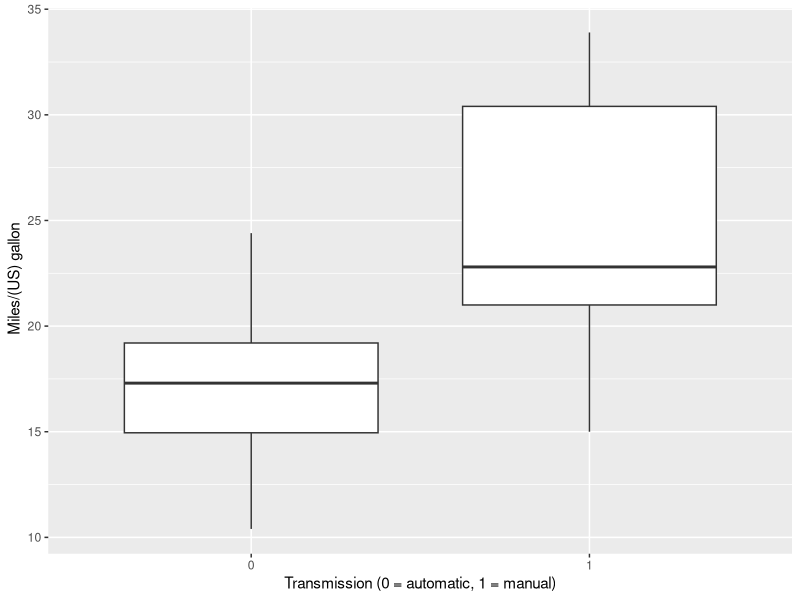
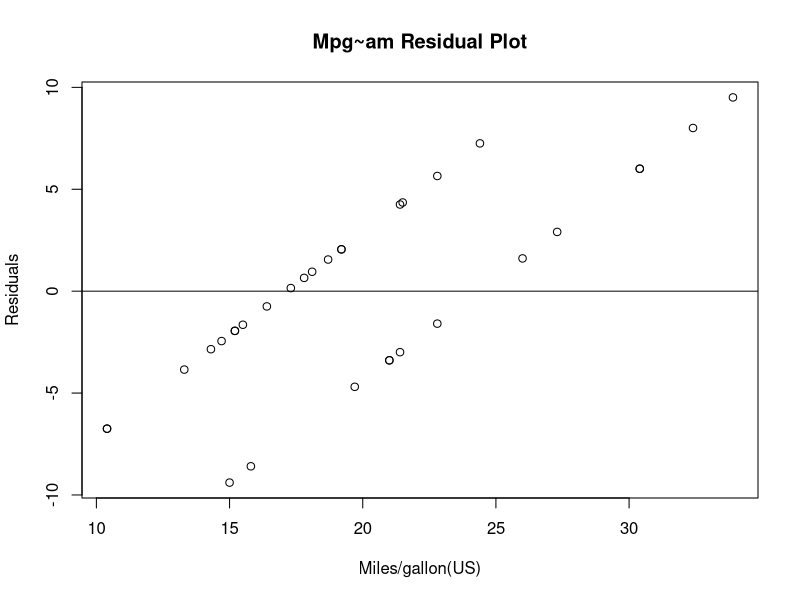
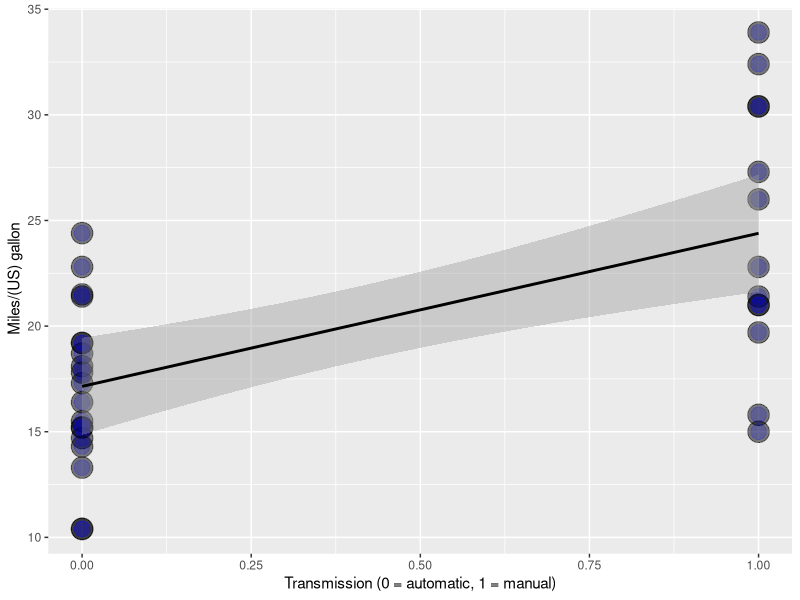
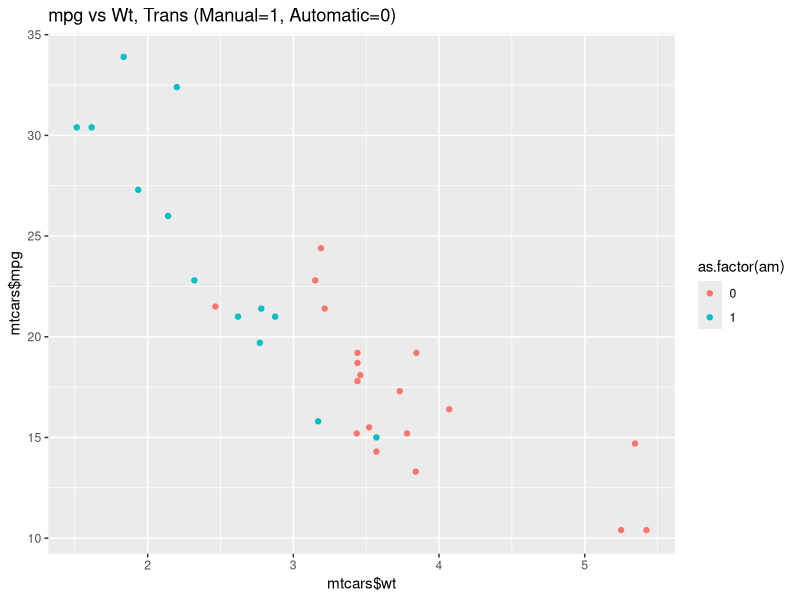
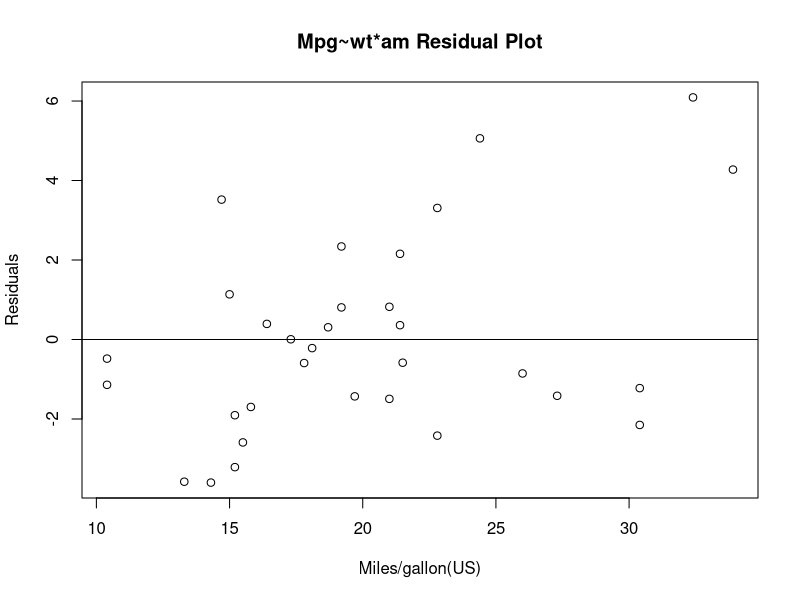

These charts were generated, in order, by the following R code:
## ---- chunk 1
knitr::opts_chunk$set(echo = TRUE)
rm(list=ls())
## ---- chunk 2

y <- mtcars$mpg
x <- mtcars$am
# check for nas 
sapply(mtcars,function(x) sum(is.na(x)))
sapply(mtcars, function(x) length(unique(x)))
## ---- chunk 3
fit1 <- lm(mpg ~ am , data= mtcars)
#summary(fit1)

e <- resid(fit1)
## ---- chunk 4
library(ggplot2)
g = ggplot(mtcars, aes(x=factor(am), y=mpg)) + geom_boxplot()
g = g + ylab(" Miles/(US) gallon")
g = g + xlab("Transmission (0 = automatic, 1 = manual)")
g
## ---- chunk 5
plot(mtcars$mpg, e,
     ylab = "Residuals", xlab = "Miles/gallon(US)",
     main = "Mpg~am Residual Plot")
abline(0,0)

#standard error appears to increase in higher mpg and manual transmission 
g2 = ggplot(mtcars, aes(x = am, y = mpg))
g2 = g2 + ylab(" Miles/(US) gallon")
g2 = g2 + xlab("Transmission (0 = automatic, 1 = manual)")
g2 = g2 + geom_point(size = 7, colour = "black", alpha=0.5)
g2 = g2 + geom_point(size = 5, colour = "blue", alpha=0.2)
g2 = g2 + geom_smooth(method = "lm", colour = "black")
g2
## ---- chunk 6
fit2 <- lm(mpg ~ ., data = mtcars)
summary(fit2)

## ---- chunk 7
# Plot 

#plot(wt, mpg,data=mtcars, main="Weight and mpg", 
#  	xlab="Car Weight ", ylab="Miles Per Gallon ", pch=19)
#fitwt  <- lm(mpg~wt,mtcars)
#abline(fitwt)

cormat <- cor(mtcars[,1:11])

fitwtam <- lm(mpg ~ wt*am, data = mtcars)

Predicted  <- predict(fitwtam, mtcars)

mydf = cbind(mtcars, Predicted)

qplot(mtcars$wt, mtcars$mpg, colour = as.factor(am), main = "mpg vs Wt, Trans (Manual=1, Automatic=0)",
   data = mtcars)

## ---- chunk 8

fitwtam <- lm(mpg~am*wt, mtcars)
#summary(fitwtam)

fitwt <- lm(mpg~wt, mtcars)
#summary(fitwt)

ewt <- resid(fitwt)
ewtam <- resid(fitwtam)

plot(mtcars$mpg, ewtam,
     ylab = "Residuals", xlab = "Miles/gallon(US)",
     main = "Mpg~wt*am Residual Plot")
abline(0,0)

